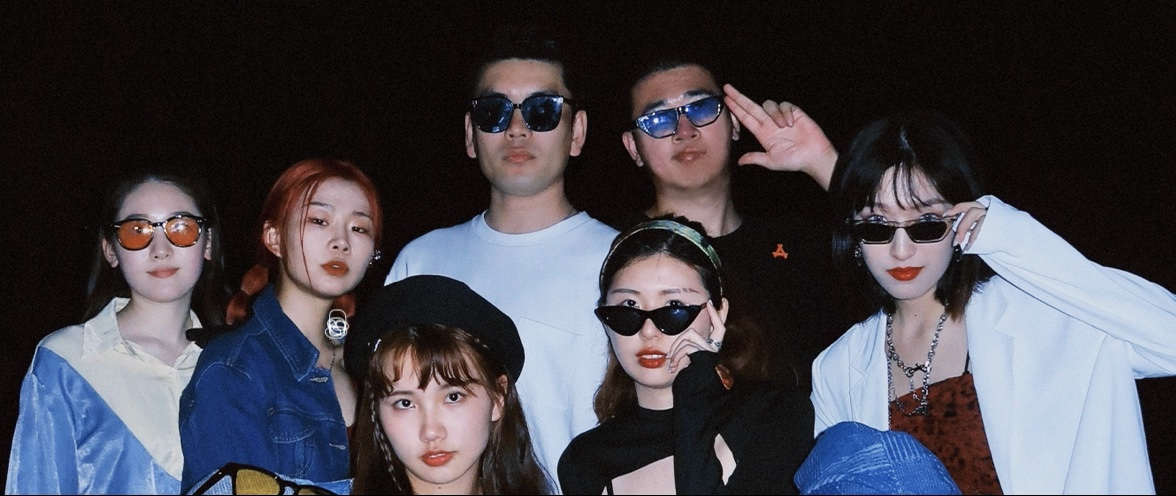
#> input picture chapter5/c.jpg, 1176 x 496 px
$ python 5.3.py
#> lines starting #> are read from the running program, lines starting #| are printed output that depends on the picture; after the words box and inside, x2 and y2 are one past the last pixel; in counts of white or black regions, pixels touching at a corner belong together
# 人脸检测

import cv2

img = cv2.imread('./c.jpg')
#> img is the input picture: shape (496, 1176, 3); mean B, G, R 75.7, 68.2, 70.4
gray_img = cv2.cvtColor(img, cv2.COLOR_BGR2GRAY)        #图像灰度化
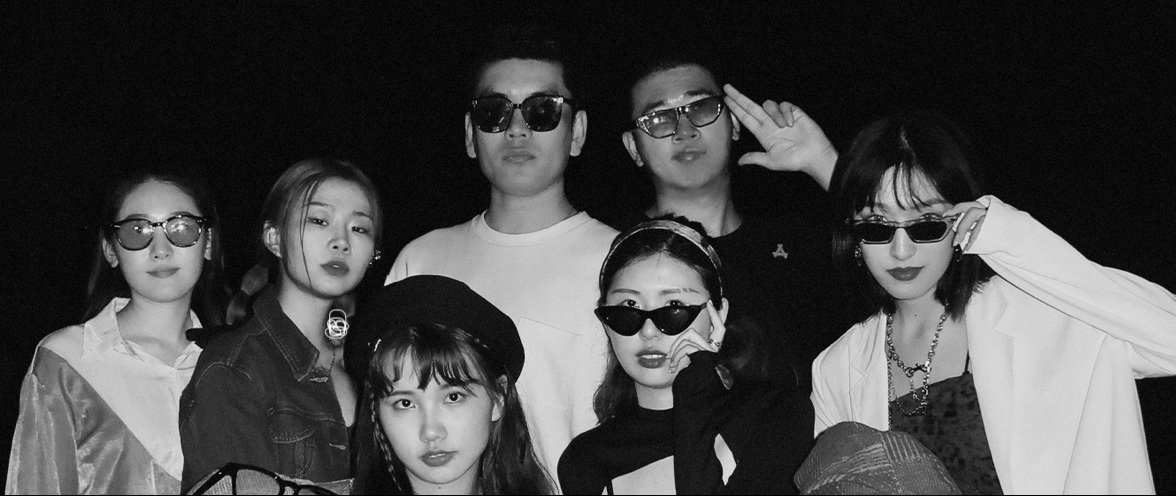
#> gray_img: shape (496, 1176); min 0, max 254, mean 69.8

face_cascade = cv2.CascadeClassifier("./haarcascade_frontalface_default.xml")               #创建分类器对象

faces = face_cascade.detectMultiScale(gray_img, scaleFactor=1.2)        #搜索图像中的人脸数据
#> faces = [[280, 181, 115, 115], [104, 191, 115, 115], [843, 185, 121, 121], [592, 275, 122, 122], [620, 64, 123, 123], [450, 62, 138, 138], [365, 347, 136, 136]]

#给脸部绘制矩形
for x, y, w, h in faces:    #取出人脸矩形左上角的x和y坐标，以及它的高和宽
    img = cv2.rectangle(img, (x, y), (x + w, y + h), (0, 255, 0), 3)
#> this loop made 7 passes
#> pass 1, `img = cv2.rectangle(img, (x, y), (x + w, y + h), (0, 255, 0), 3)`:
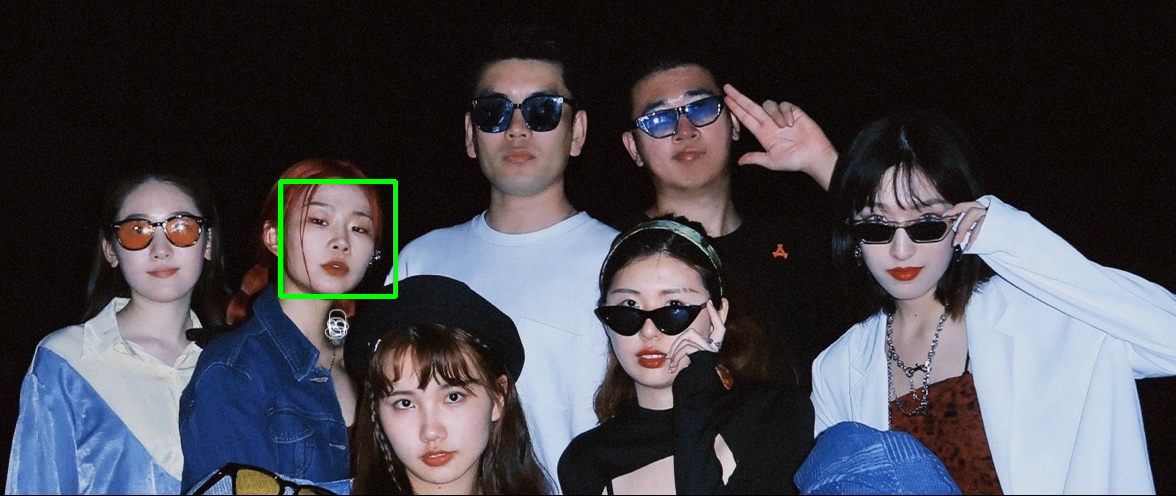
#> img: shape (496, 1176, 3); 0.39% of pixels changed, all inside (x1, y1, x2, y2) = (278, 179, 398, 299)
#> pass 2, `img = cv2.rectangle(img, (x, y), (x + w, y + h), (0, 255, 0), 3)`:
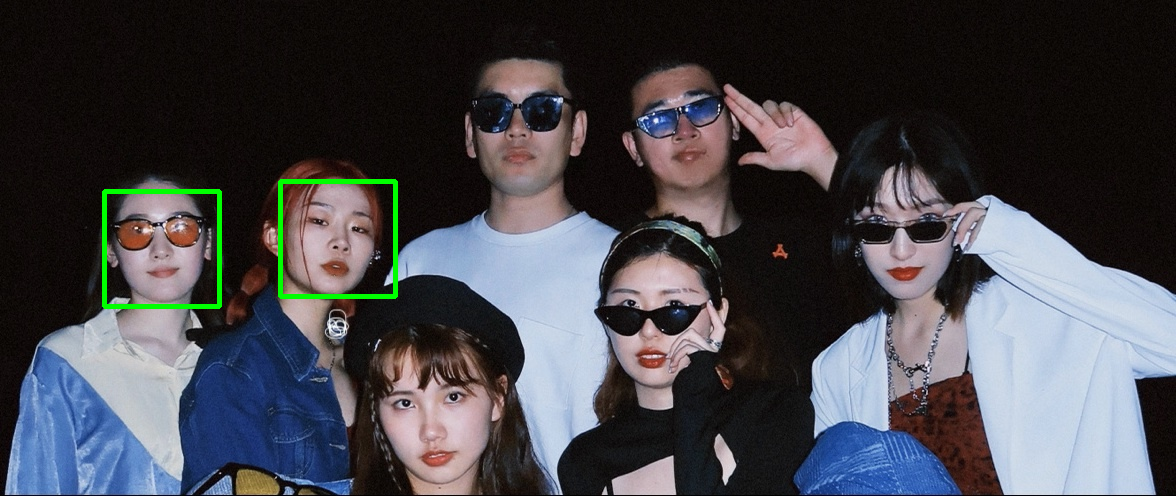
#> img: shape (496, 1176, 3); 0.39% of pixels changed, all inside (x1, y1, x2, y2) = (102, 189, 222, 309)
#> pass 3, `img = cv2.rectangle(img, (x, y), (x + w, y + h), (0, 255, 0), 3)`:
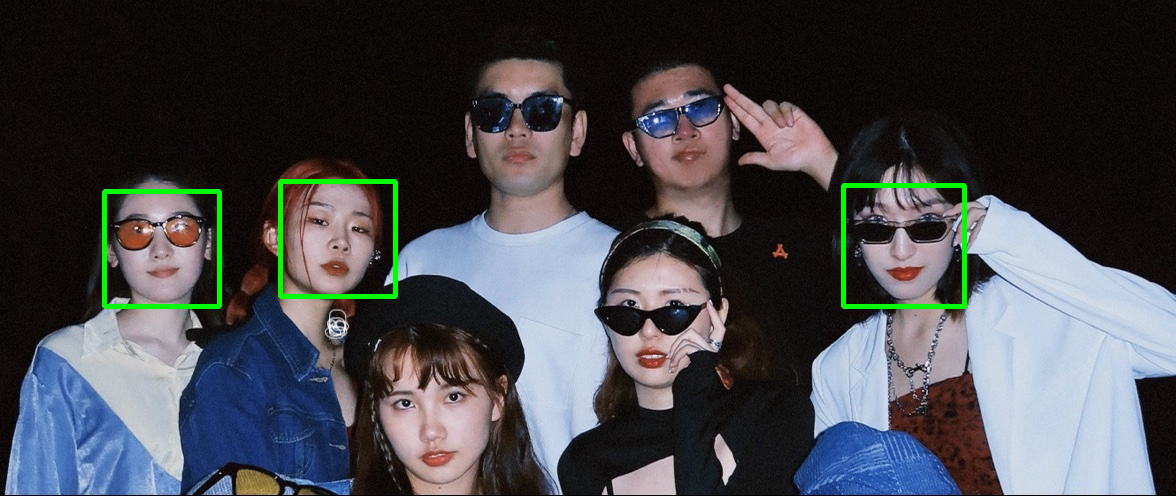
#> img: shape (496, 1176, 3); 0.41% of pixels changed, all inside (x1, y1, x2, y2) = (841, 183, 967, 309)
#> after the loop:
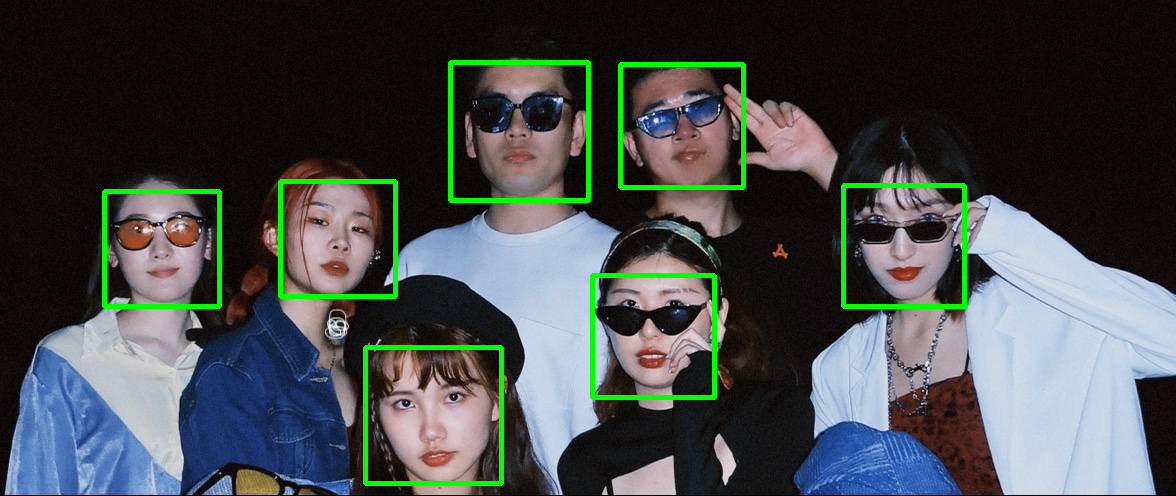
#> img: shape (496, 1176, 3); 1.77% of pixels changed, all inside (x1, y1, x2, y2) = (363, 60, 746, 486)

cv2.imshow("Gray", img)
cv2.waitKey(99999)
cv2.destroyAllWindows()
